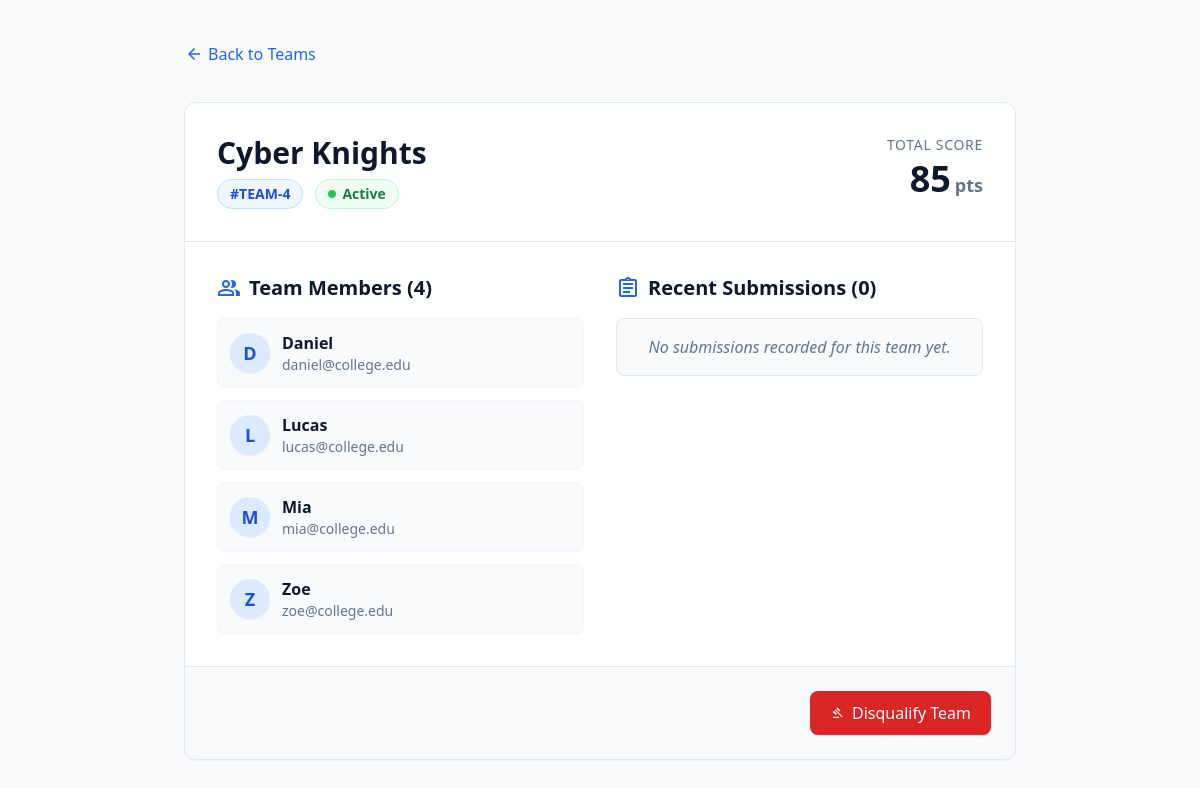
Screenshot of /admin/team/4 (signed in) with the database file from the repository.
### app.py (models this page shows)
class Team(Base):
    __tablename__ = 'teams'
    id = Column(Integer, primary_key=True, index=True)
    team_name = Column(String)
    score = Column(Integer, default=0)
    is_disqualified = Column(Boolean, default=False)
    members = relationship("User", back_populates="team")
    submissions = relationship("Submission", back_populates="team")

class User(Base):
    __tablename__ = 'users'
    id = Column(Integer, primary_key=True, index=True)
    fullname = Column(String)
    email = Column(String, unique=True, index=True)
    password = Column(String)
    role = Column(String, default="student")
    team_id = Column(Integer, ForeignKey('teams.id'), nullable=True)
    team = relationship("Team", back_populates="members")

### app.py (the view)
@app.route('/admin/team/<int:team_id>')
@admin_required
def team_detail(team_id):
    db = get_db()
    team = db.query(Team).filter(Team.id == team_id).first()
    if not team:
        flash("Team not found")
        return redirect(url_for('teams'))
    return render_template('team_detail.html', team=team)

### app.py (called while the page is built)
def get_db():
    if 'db' not in g:
        g.db = SessionLocal()
    return g.db

@app.teardown_appcontext
def teardown_db(exception):
    db = g.pop('db', None)
    if db is not None:
        db.close()

def admin_required(f):
    @wraps(f)
    def decorated_function(*args, **kwargs):
        if 'logged_in' not in session or session.get('role') != 'admin':
            flash("Admin access required")
            return redirect(url_for('login'))
        return f(*args, **kwargs)
    return decorated_function

### templates/team_detail.html (shortened to what this page needs)
<!DOCTYPE html>
<html class="h-full" lang="en">
<head>
    <script src="https://cdn.tailwindcss.com"></script>
</head>
<body class="bg-slate-50 font-sans text-slate-800 antialiased min-h-full">
    <div class="max-w-4xl mx-auto py-10 px-4 sm:px-6 lg:px-8">
        <div class="mb-8">
            <a href="{{ url_for('teams') }}" class="inline-flex items-center text-blue-600 hover:text-blue-800 font-medium transition-colors">
                <span class="material-symbols-outlined text-xl mr-1">arrow_back</span>
                Back to Teams
            </a>
        </div>
        <div class="bg-white rounded-xl shadow-sm border border-slate-200 overflow-hidden">
            <div class="p-6 sm:p-8 border-b border-slate-200 flex justify-between items-start">
                <div>
                    <h1 class="text-3xl font-bold text-slate-900 mb-2">{{ team.team_name }}</h1>
                    <div class="flex items-center gap-3">
                        <span class="inline-flex items-center px-3 py-1 rounded-full bg-blue-50 text-blue-700 font-semibold text-sm border border-blue-200">
                            #TEAM-{{ team.id }}
                        </span>
                        {% if team.is_disqualified %}
                            <span class="inline-flex items-center gap-1.5 px-3 py-1 rounded-full bg-red-100 text-red-700 font-semibold text-sm border border-red-200">
                                <span class="material-symbols-outlined text-sm">gavel</span>
                                Disqualified
                            </span>
                        {% else %}
                            <span class="inline-flex items-center gap-1.5 px-3 py-1 rounded-full bg-green-50 text-green-700 font-semibold text-sm border border-green-200">
                                <span class="w-2 h-2 rounded-full bg-green-500 animate-pulse"></span>
                                Active
                            </span>
                        {% endif %}
                    </div>
                </div>
                <div class="text-right">
                    <div class="text-sm text-slate-500 font-medium uppercase tracking-wider mb-1">Total Score</div>
                    <div class="text-4xl font-bold text-slate-900">{{ team.score }}<span class="text-lg text-slate-500 ml-1">pts</span></div>
                </div>
            </div>
            <div class="p-6 sm:p-8 grid grid-cols-1 md:grid-cols-2 gap-8">
                <div>
                    <h2 class="text-xl font-bold text-slate-900 mb-4 flex items-center gap-2">
                        <span class="material-symbols-outlined text-blue-600">group</span>
                        Team Members ({{ team.members|length }})
                    </h2>
                    {% if team.members %}
                    <ul class="space-y-3">
                        {% for member in team.members %}
                        <li class="flex items-center p-3 rounded-lg bg-slate-50 border border-slate-100">
                            <div class="w-10 h-10 rounded-full bg-blue-100 text-blue-700 flex items-center justify-center font-bold text-lg mr-3 shadow-sm">
                                {{ member.fullname[0]|upper }}
                            </div>
                            <div>
                                <div class="font-semibold text-slate-900">{{ member.fullname }}</div>
                                <div class="text-sm text-slate-500">{{ member.email }}</div>
                            </div>
                        </li>
                        {% endfor %}
                    </ul>
                    {% else %}
                    <div class="p-4 rounded-lg bg-slate-50 text-slate-500 italic text-center border border-slate-200">
                        No members assigned to this team yet.
                    </div>
                    {% endif %}
                </div>
                <div>
                    <h2 class="text-xl font-bold text-slate-900 mb-4 flex items-center gap-2">
                        <span class="material-symbols-outlined text-blue-600">assignment</span>
                        Recent Submissions ({{ team.submissions|length }})
                    </h2>
                    {% if team.submissions %}
                    <div class="space-y-3 max-h-96 overflow-y-auto pr-2">
                        {% for sub in team.submissions|reverse %}
                        <div class="p-4 rounded-lg bg-slate-50 border border-slate-200">
                            <div class="flex justify-between items-start mb-2">
                                <div class="font-semibold text-slate-800">Question #{{ sub.question_id }}</div>
                                {% if sub.is_correct %}
                                <span class="inline-flex items-center px-2 py-0.5 rounded text-xs font-medium bg-green-100 text-green-800">
                                    Correct
                                </span>
                                {% else %}
                                <span class="inline-flex items-center px-2 py-0.5 rounded text-xs font-medium bg-red-100 text-red-800">
                                    Incorrect
                                </span>
                                {% endif %}
                            </div>
                            <div class="text-sm text-slate-600 truncate">
                                {{ sub.question.question_text if sub.question else "Unknown question" }}
                            </div>
                            <div class="mt-2 text-sm">
                                <span class="text-slate-500">Submitted:</span>
                                <span class="font-medium text-slate-800">{{ sub.submitted_option }}</span>
                            </div>
                        </div>
                        {% endfor %}
                    </div>
                    {% else %}
                    <div class="p-4 rounded-lg bg-slate-50 text-slate-500 italic text-center border border-slate-200">
                        No submissions recorded for this team yet.
                    </div>
                    {% endif %}
                </div>
            </div>
            {% if not team.is_disqualified %}
            <div class="p-6 bg-slate-50 border-t border-slate-200 flex justify-end">
                <form action="{{ url_for('disqualify_team', team_id=team.id) }}" method="POST" onsubmit="return confirm('Are you sure you want to disqualify {{ team.team_name }}? This action cannot be easily undone.');">
                    <button type="submit" class="inline-flex items-center gap-2 px-5 py-2.5 bg-red-600 hover:bg-red-700 text-white font-medium rounded-lg shadow-sm transition-colors focus:ring-4 focus:ring-red-100">
                        <span class="material-symbols-outlined text-sm">gavel</span>
                        Disqualify Team
                    </button>
                </form>
            </div>
            {% endif %}
        </div>
    </div>
</body>
</html>

### rows the page displays
Team: team_name "Cyber Knights", id "4", score "85"
User: fullname "D", fullname "Daniel", email "daniel@college.edu"
User: fullname "L", fullname "Lucas", email "lucas@college.edu"
User: fullname "M", fullname "Mia", email "mia@college.edu"
User: fullname "Z", fullname "Zoe", email "zoe@college.edu"

### other values shown
{{ team.members|length }} "4"
{{ team.submissions|length }} "0"
